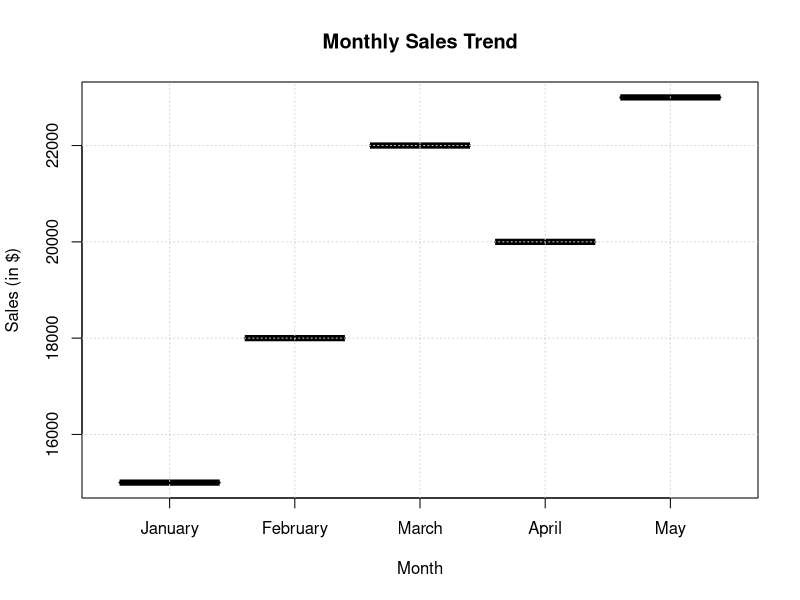

The R source for this figure:
# Create the dataset for Set 1
monthly_sales <- data.frame(
  Month = factor(c("January", "February", "March", "April", "May"), 
                 levels = c("January", "February", "March", "April", "May")),
  Sales = c(15000, 18000, 22000, 20000, 23000),
  Ad_Budget = c(2000, 2500, 3200, 2800, 3500)  # Added advertising budget for Q3
)

# View the created dataset
print(monthly_sales)
# 1. Line Chart for Monthly Sales
plot(monthly_sales$Month, monthly_sales$Sales, 
     type = "b", 
     col = "blue", 
     lwd = 2, 
     pch = 19,
     xlab = "Month", 
     ylab = "Sales (in $)", 
     main = "Monthly Sales Trend")
grid()
# Sample yearly sales data for top products
product_sales <- c(120000, 95000, 80000, 65000, 50000)
names(product_sales) <- c("Product A", "Product B", "Product C", "Product D", "Product E")
